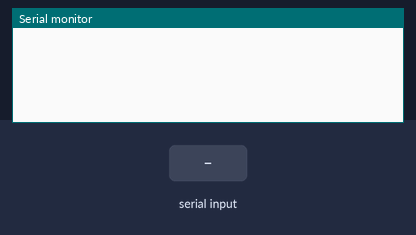
Simulated run of this sketch. Board: Arduino Uno, built with avr-gcc and run on an emulated ATmega328P. On the bench: the last lines printed to the serial monitor. The test bench sets the inputs (shaded band). Random numbers use the default seed unless the sketch sets one.

Above: at 1.2 s.
1.3 s: "1" received over Serial
At 3.2 s:
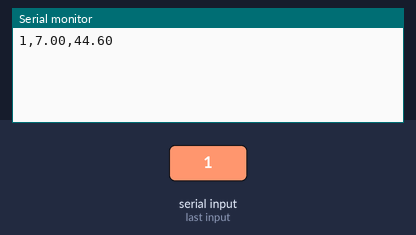
3.8 s: "0" received over Serial
At 6.3 s:
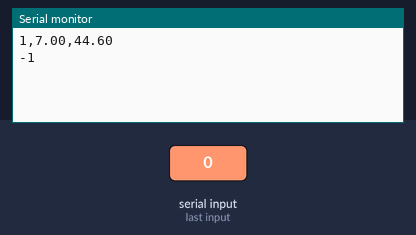

The sketch:

ard-serial.ino
```cpp
String input = "";
int index = 0;
float celsius = 0;
float fahrenheit = 0;

void setup()
{
  Serial.begin(9600);
}

void loop()
{
  if(Serial.available() > 0){
    input = Serial.readString();

    if(input.equals("1")){
      index++;

      celsius = random(50);
      fahrenheit = (celsius*1.8)+32;
      //prints str to serial
      Serial.print(index);
      Serial.print(',');
      Serial.print(celsius);
      Serial.print(',');
      Serial.println(fahrenheit);

    } // if equal to 1
    else{

      Serial.println("-1");
    } // else
  } // if serial.available
}// loop()
```

Measured:
- after the input at 1.3 s, the serial monitor: prints a new line after 1.0 s (image 1)
- after the input at 3.8 s, the serial monitor: prints a new line after 1.0 s (image 2)
